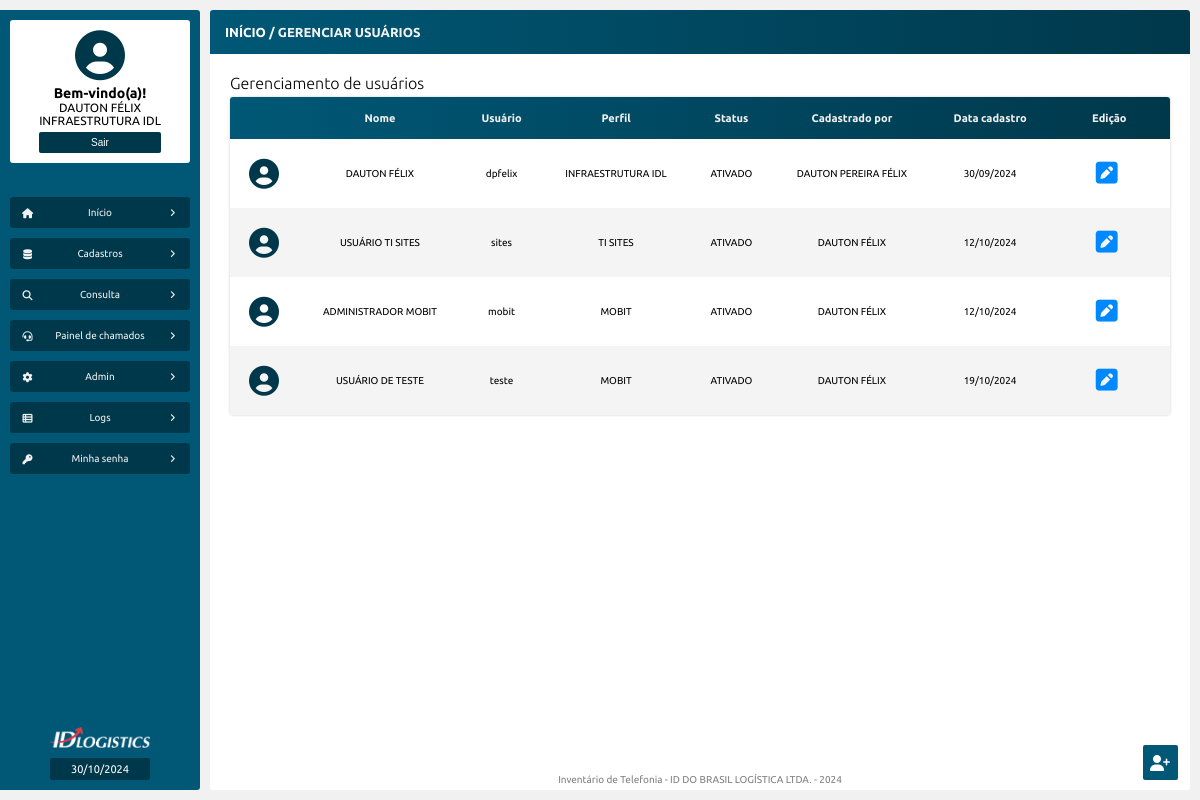
/gerenciar_usuarios.php (signed in), run on the app's committed database.
### tables this page shows
CREATE TABLE `tb_usuarios` (
  `id_usuario` int NOT NULL AUTO_INCREMENT,
  `nome` varchar(100) DEFAULT NULL,
  `matricula` varchar(10) DEFAULT NULL,
  `unidade` varchar(100) DEFAULT NULL,
  `cargo` varchar(100) DEFAULT NULL,
  `perfil` varchar(45) DEFAULT NULL,
  `usuario` varchar(100) DEFAULT NULL,
  `senha` varchar(256) DEFAULT NULL,
  `status` varchar(45) DEFAULT NULL,
  `senha_primeiro_acesso` varchar(45) DEFAULT NULL,
  `data_cadastro` timestamp NULL DEFAULT CURRENT_TIMESTAMP,
  `cadastrado_por` varchar(45) DEFAULT NULL,
  PRIMARY KEY (`id_usuario`)
);

### src/model/Usuario.php (called while the page is built, shortened)
<?php
class Usuario
{
    public function __construct(private PDO $pdo)
    {
        $this->pdo = $pdo;
    }
    public function exibeUsuarios(): array
    {
        $sql = "SELECT *, DATE_FORMAT(data_cadastro, '%d/%m/%Y') AS data_cadastro FROM tb_usuarios";
        $stmt = $this->pdo->prepare($sql);
        $stmt->execute();
        return $stmt->fetchAll(PDO::FETCH_ASSOC);
    }
}

### gerenciar_usuarios.php (the view, shortened to what this page needs)
<?php
require_once "src/config/conexao_bd.php";
$exibeUsuarios = new Usuario($pdo);
$exibeTodosUsuarios = $exibeUsuarios->exibeUsuarios();
?>
<!DOCTYPE html>
<html>
<head>
    <?php
        require_once "src/views/layout/head.php";
    ?>
</head>
<body>
    <main class="corpo">
        <?php
            require_once "src/views/layout/menu_lateral.php";
        ?>
        <section class="principal">
            <article class="conteudo">
                <header class="conteudo-cabecalho">
                    <h3><a href="inicio.php">INÍCIO</a> / GERENCIAR USUÁRIOS</h3>
                </header>
                <section class="conteudo-center">
                    <h1>Gerenciamento de usuários</h1>
                    <table>
                        <thead>
                            <tr>
                                <td></td>
                                <td>Nome</td>
                                <td>Usuário</td>
                                <td>Perfil</td>
                                <td>Status</td>
                                <td>Cadastrado por</td>
                                <td>Data cadastro</td>
                                <td>Edição</td>
                            </tr>
                        </thead>
                        <tbody>
                            <?php foreach($exibeTodosUsuarios as $exibeUsuarios) : ?>
                            <tr>
                                <td>
                                    <?php
                                        if(empty($exibeUsuarios['foto_perfil']))
                                        {
                                            echo "<i class='fa-solid fa-circle-user'></i>";
                                        } else {
                                            echo "<img src='$exibeUsuarios[foto_perfil]' id='table-foto-perfil'>";
                                        }
                                    ?>
                                </td>
                                <td><?= htmlentities($exibeUsuarios['nome']) ?></td>
                                <td><?= htmlentities($exibeUsuarios['usuario']) ?></td>
                                <td><?= htmlentities($exibeUsuarios['perfil']) ?></td>
                                <td><?= htmlentities($exibeUsuarios['status']) ?></td>
                                <td><?= htmlentities($exibeUsuarios['cadastrado_por']) ?></td>
                                <td><?= htmlentities($exibeUsuarios['data_cadastro']) ?></td>
                                <td id="acoes">
                                    <form>
                                        <button type="button" id="table-form-btn-editar"><a href="editar_usuario.php?id_usuario=<?= $exibeUsuarios['id_usuario'] ?>" title="Editar esse usuário"><i class="fa-solid fa-square-pen"></i></a></button>
                                    </form>
                                </td>
                            </tr>
                            <?php endforeach ?>
                        </tbody>
                    </table>
                </section>
                <?php
                    require_once "src/views/layout/rodape.php";
                ?>
            </article>
        </section>
    </main>
    <div class="btns-atalhos">
        <a href="cadastrar_usuario.php"><button id="btn-atalho" title="Cadastrar um novo usuário">
            <i class="fa-solid fa-user-plus"></i>
        </button></a>
    </div>
</body>
</html>

### css/style.css (style rules this page uses)
:root { --primary-color: #0088ff; --secundary-color: #005876; --terciary-color: #00384b; --white-color: #f1f1f1; --primary-shadow: 0 0 .5em #808080 }
* { padding: 0; margin: 0; box-sizing: border-box; }
a { text-decoration: none; }
body { font-family: 'Playpen Sans', cursive; font-family: 'Ubuntu', sans-serif; background: var(--white-color); }
.corpo { width: 100%; height: 100%; padding: 10px 10px 10px 0; position: absolute; display: flex; }
.principal { width: 100%; height: 100%; display: flex; flex-direction: column; }
.conteudo { width: 100%; height: 100%; position: relative; display: flex; flex-direction: column; align-items: center; overflow: hidden; background: #ffffff; border-radius: 3px; }
.conteudo-cabecalho { width: 100%; margin-bottom: 10px; padding: 15px; display: flex; justify-content: space-between; align-items: center; background: linear-gradient(to right, var(--secundary-color), var(--terciary-color)); color: var(--white-color); }
.conteudo-cabecalho h3 { font-size: 13px; font-weight: bold; }
.conteudo-center { width: 100%; height: 100%; padding: 10px 20px 20px 20px; display: flex; align-content: baseline; align-items: center; flex-direction: column; overflow: scroll; }
.conteudo-center h1 { width: 100%; font-size: 16px; font-weight: 100; }

### css/form.css (style rules this page uses)
form { width: 100%; height: fit-content; margin: 13px auto; padding: 60px 30px 30px 30px; position: relative; display: flex; flex-direction: column; border-radius: 3px; box-shadow: 0 0 1em #cdcdcd; background:#fff; font-size: 10px; }

### css/table.css (style rules this page uses)
table { width: 100%; margin: 5px auto; font-size: 10px; background: #ffffff; box-shadow: 0 0 .3em #cdcdcd; border-radius: 3px; border-collapse: collapse; text-align: center; overflow: auto; }
table tr td { padding: 15px; }
table thead { position: sticky; top: -10px; color: var(--white-color); font-weight: bold; background: linear-gradient(to right, var(--secundary-color), var(--terciary-color)); z-index: 1; }
table thead td:first-child { border-radius: 3px 0 0 0; }
table thead td:last-child { border-radius: 0 3px 0 0; }
table thead td { font-size: 11px; }
tbody tr:nth-child(even) { background: #f4f4f4; }
table form { width: fit-content; padding: 0; margin: 0 10px; border: 0; box-shadow: none; background: transparent; }
table tr #acoes { display: flex; align-items: center; justify-content: center; }
table a { color: #000; }
table i { color: var(--primary-color); font-size: 25px; }
table .fa-circle-user { font-size: 30px; color: var(--terciary-color); }

### css/botoes.css (style rules this page uses)
button { width: fit-content; min-width: 80px; padding: 5px 15px; border-radius: 2px; border: none; background: var(--secundary-color); color: #fff; font-size: 10px; cursor: pointer; }
.btns-atalhos { width: 70px; position: fixed; bottom: 20px; right: 5px; display: flex; align-items: center; justify-content: center; flex-direction: column; gap: 5px; z-index: 2; }
#btn-atalho { width: 35px; min-width: 0; height: 35px; padding: 5px; }
#btn-atalho i { font-size: 16px; }
form button { padding: 7px 15px 5px 15px; }
table form button { width: fit-content; min-width: fit-content; padding: 0; background: transparent; }
table tr td button { padding: 7px 15px; margin-right: 5px; }

### data on the page
tb_usuarios: nome "DAUTON FÉLIX", usuario "dpfelix", perfil "INFRAESTRUTURA IDL", status "ATIVADO", cadastrado_por "DAUTON PEREIRA FÉLIX", data_cadastro "30/09/2024"
tb_usuarios: nome "USUÁRIO TI SITES", usuario "sites", perfil "TI SITES", status "ATIVADO", cadastrado_por "DAUTON FÉLIX", data_cadastro "12/10/2024"
tb_usuarios: nome "ADMINISTRADOR MOBIT", usuario "mobit", perfil "MOBIT", status "ATIVADO", cadastrado_por "DAUTON FÉLIX", data_cadastro "12/10/2024"
tb_usuarios: nome "USUÁRIO DE TESTE", usuario "teste", perfil "MOBIT", status "ATIVADO", cadastrado_por "DAUTON FÉLIX", data_cadastro "19/10/2024"

### other printed values
$_SESSION['nome'] "DAUTON FÉLIX"
$_SESSION['unidade'] "INFRAESTRUTURA IDL"
exibeDataAtual() "30/10/2024"
